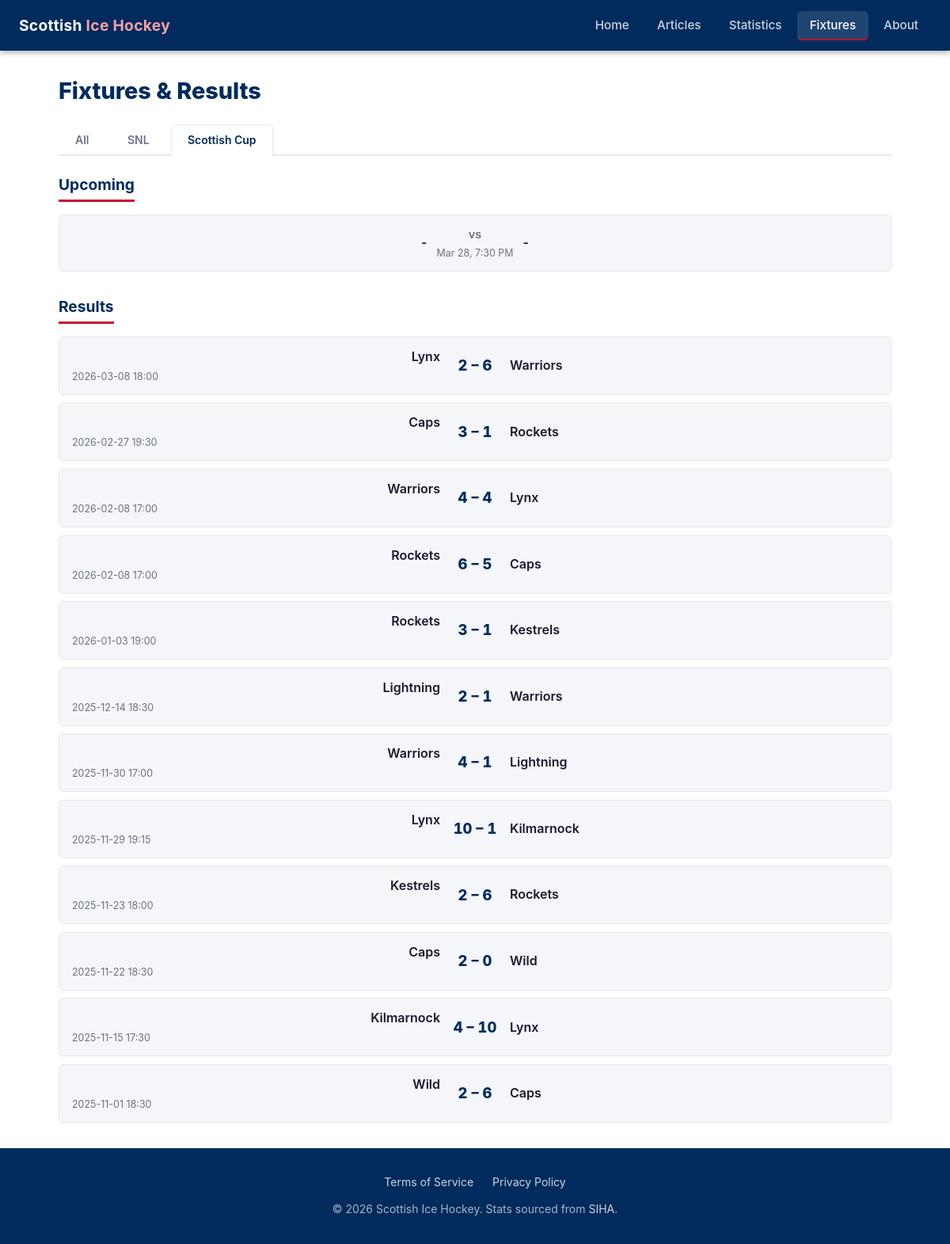
Page /fixtures/?comp=Scottish+Cup on the earlier database version.
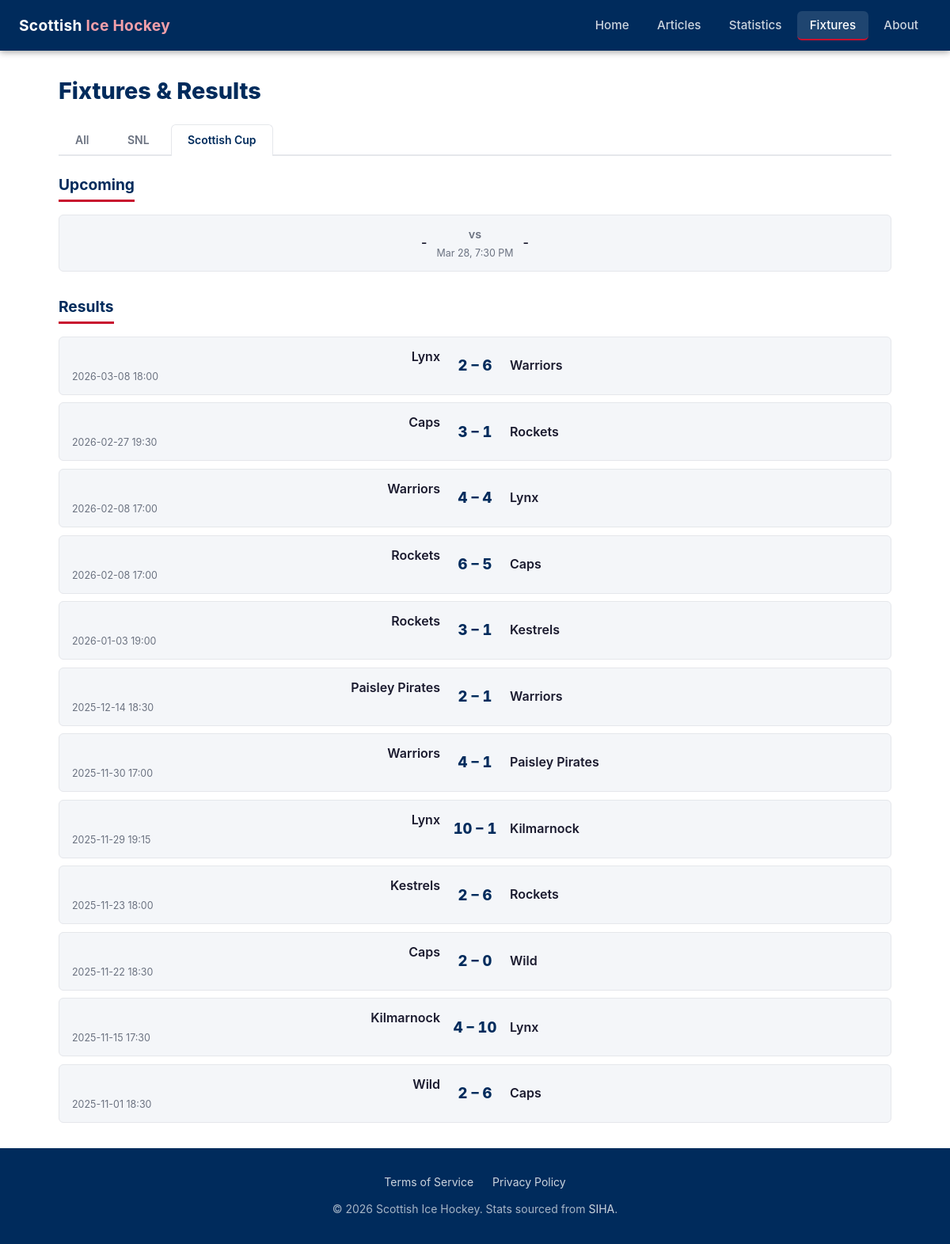
Same page on the later database version.
### tables this page shows
CREATE TABLE fixtures (
            event_id       INTEGER PRIMARY KEY,
            competition_id INTEGER NOT NULL REFERENCES competitions(id),
            date           TEXT,
            home_team_id   INTEGER REFERENCES teams(id),
            away_team_id   INTEGER REFERENCES teams(id),
            home_score     INTEGER,
            away_score     INTEGER,
            status         TEXT    NOT NULL DEFAULT 'scheduled',
            scraped_at     TEXT    NOT NULL
        , event_url TEXT);

CREATE TABLE teams (
            id   INTEGER PRIMARY KEY,
            slug TEXT    NOT NULL UNIQUE,
            name TEXT    NOT NULL
        );

### web/app.py (the view)
@app.route("/fixtures/")
def fixtures():
    comp = request.args.get("comp", "all")
    all_fixtures = db_queries.get_all_fixtures(comp)
    upcoming = [f for f in all_fixtures if f["status"] == "scheduled"]
    results = [f for f in all_fixtures if f["status"] == "final"]
    return render_template(
        "fixtures.html",
        comp=comp,
        competitions=["all"] + COMPETITIONS,
        upcoming=upcoming,
        results=results,
    )

### web/app.py (called while the page is built)
@app.context_processor
def inject_globals():
    return {"current_year": date.today().year}

### web/db_queries.py (called while the page is built)
def get_connection():
    conn = sqlite3.connect(DB_PATH)
    conn.row_factory = sqlite3.Row
    conn.execute("PRAGMA journal_mode=WAL")
    conn.execute("PRAGMA foreign_keys=ON")
    return conn

def get_all_fixtures(comp_name="all"):
    conn = get_connection()
    try:
        rows = conn.execute(
            """
            SELECT f.event_id, f.date, f.home_score, f.away_score, f.status,
                   ht.name AS home_team, at.name AS away_team,
                   c.name AS competition
            FROM fixtures f
            JOIN teams ht ON ht.id = f.home_team_id
            JOIN teams at ON at.id = f.away_team_id
            JOIN competitions c ON c.id = f.competition_id
            WHERE (? = 'all' OR c.name = ?)
            ORDER BY f.status ASC,
                     COALESCE(f.date, 'z') DESC,
                     f.event_id DESC
            """,
            (comp_name, comp_name),
        ).fetchall()
        return [dict(r) for r in rows]
    finally:
        conn.close()

### web/templates/fixtures.html (shortened to what this page needs)
{% extends "base.html" %}
{% block content %}
<h1 class="page-title">Fixtures &amp; Results</h1>
<div class="comp-tabs">
  {% for c in competitions %}
    <a href="{{ url_for('fixtures', comp=c) }}"
       class="comp-tab {{ 'active' if c == comp else '' }}">
      {{ 'All' if c == 'all' else c }}
    </a>
  {% endfor %}
</div>
{% if upcoming %}
  <h2 class="section-title">Upcoming</h2>
  <div class="result-list">
    {% for f in upcoming %}
      <div class="result-card">
        <div class="team-home">{{ f.home_team }}</div>
        <div>
          <div class="score upcoming-score">vs</div>
          {% if f.date %}<div class="meta">{{ f.date }}</div>{% endif %}
        </div>
        <div class="team-away">{{ f.away_team }}</div>
      </div>
    {% endfor %}
  </div>
{% endif %}
{% if results %}
  <h2 class="section-title mt-2">Results</h2>
  <div class="result-list">
    {% for f in results %}
      <a href="{{ url_for('event_detail', event_id=f.event_id) }}" class="result-card-link">
        <div class="result-card">
          <div>
            <div class="team-home">{{ f.home_team }}</div>
            {% if f.date %}<div class="meta">{{ f.date }}</div>{% endif %}
          </div>
          <div>
            <div class="score">{{ f.home_score }} – {{ f.away_score }}</div>
          </div>
          <div class="team-away">{{ f.away_team }}</div>
        </div>
      </a>
    {% endfor %}
  </div>
{% endif %}
{% endblock %}

Differences in the rows shown:
changed through a linked row, fixtures (number 7 of 13 on the later page): home_team "Lightning" → "Paisley Pirates"
changed through a linked row, fixtures (number 8 of 13 on the later page): away_team "Lightning" → "Paisley Pirates"
